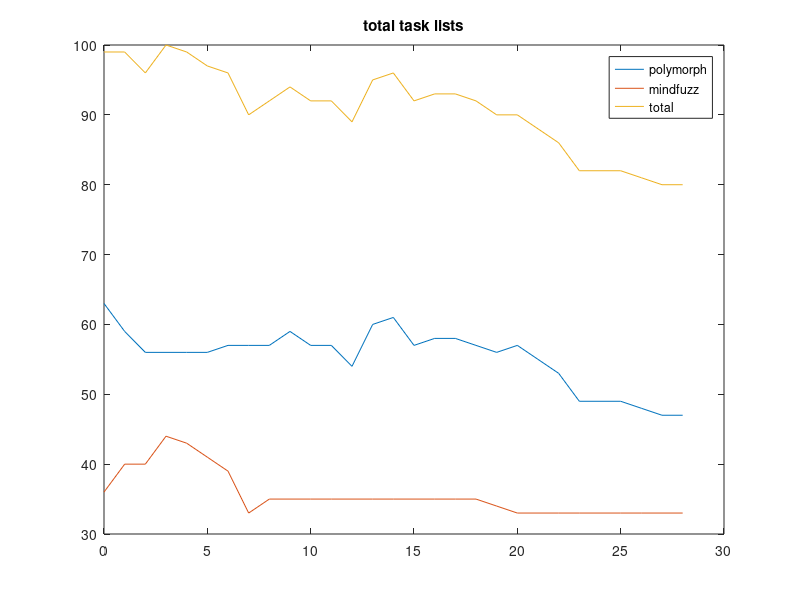
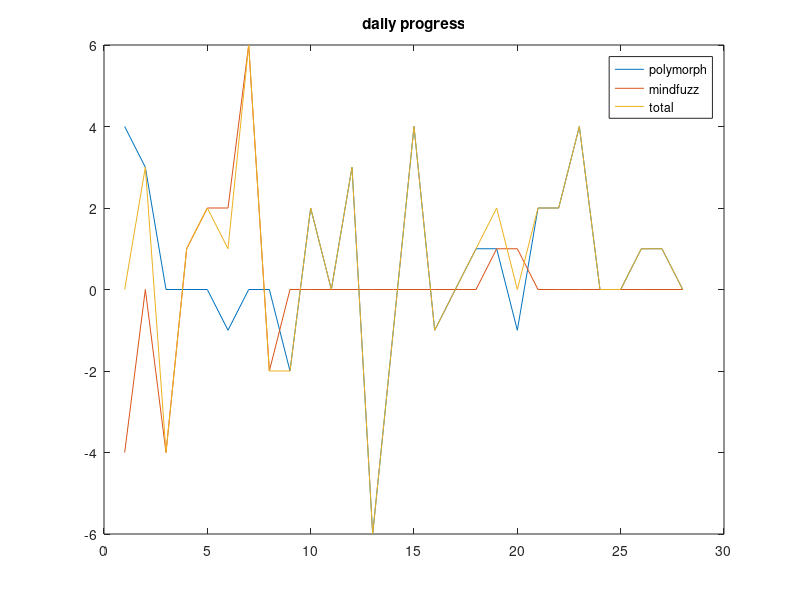

Write the MATLAB code that produced these figures, in order.
close all
clear all

polymorph_pixel_tasks = [63,59,56,56,56,56,57,57,57,59,57,57,54,60,61,...
    57,58,58,57,56,57,55,53,49,49,49,48,47,47]';
mindfuzz_design_tasks = [36,40,40,44,43,41,39,33,35,35,35,35,35,35,35,...
    35,35,35,35,34,33,33,33,33,33,33,33,33,33]';
total_design_tasks = polymorph_pixel_tasks + mindfuzz_design_tasks;

l = length(polymorph_pixel_tasks);

x = linspace(0, l-1, l);

polymorph_deltas = polymorph_pixel_tasks(2:l) -...
    polymorph_pixel_tasks(1:l-1);
mindfuzz_deltas = mindfuzz_design_tasks(2:l) -...
    mindfuzz_design_tasks(1:l-1);
total_deltas = polymorph_deltas + mindfuzz_deltas;

figure
plot(x,polymorph_pixel_tasks);
hold on
plot(x,mindfuzz_design_tasks);
plot(x,total_design_tasks);
title('total task lists');
legend('polymorph','mindfuzz','total');

figure
plot(-1*polymorph_deltas);
hold on
plot(-1*mindfuzz_deltas);
plot(-1*total_deltas);
title('daily progress');
legend('polymorph', 'mindfuzz', 'total');
